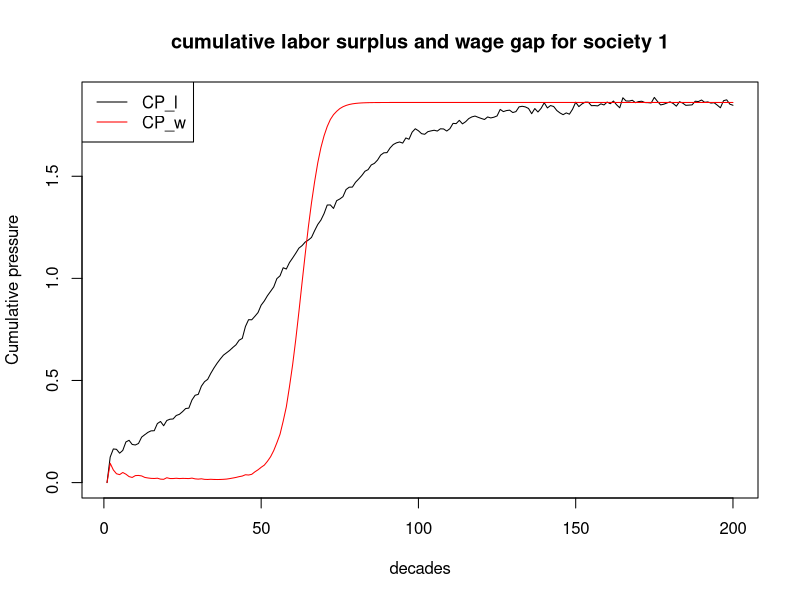
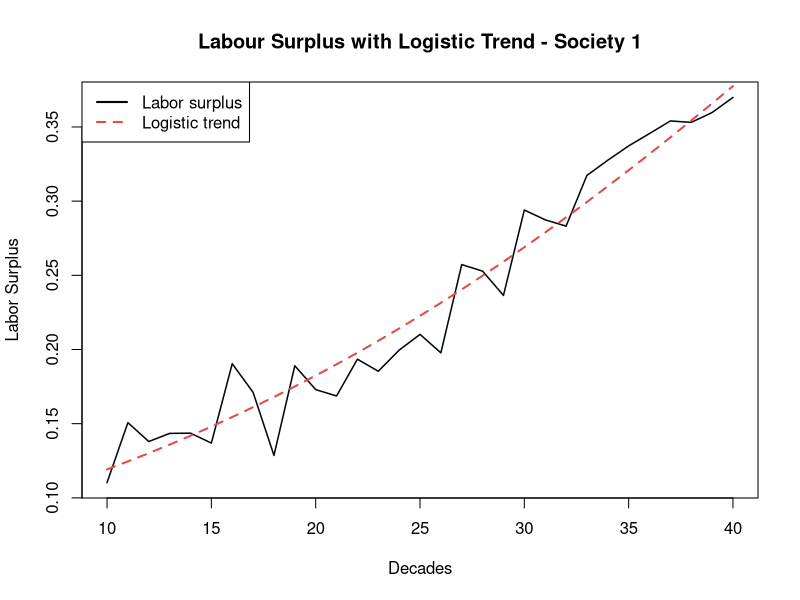

Source code (R) for these figures, in order:
## ---- chunk 1
set.seed(123)
## ---- chunk 2
N_pilot <- 10
T_pilot <- 200
## ---- chunk 3
# labor_surplus parameters
K_l <- 1
r_l <- .05
t0_l  <- 50
A <- .2
P <- 5
delta_l <- .43
## ---- chunk 4
# wage_gap parameters
K_w <- 1
r_base <- .03
alpha <- .5
t0_w <- 60
## ---- chunk 5
# decay parameter
delta_c <- 0.43
## ---- chunk 6
# Initialize storage
labor_surplus <- matrix(NA, nrow = T_pilot , ncol = N_pilot)
wage_gap <- matrix(NA, nrow = T_pilot , ncol = N_pilot)
CP_l <- matrix(NA, nrow = T_pilot , ncol = N_pilot)
CP_w <- matrix(NA, nrow = T_pilot , ncol = N_pilot)
## ---- chunk 7
for (n in 1:N_pilot) {
  for (t in 1:T_pilot) {
    
    logistic_trend <- K_l/(1+exp(-r_l*(t-t0_l)))
    oscillation <- A * exp(-delta_l*t) * sin((2*t*pi)/P)
    epsilon <- rnorm(1, mean = 0, sd = .02)
    
    labor_surplus[t, n] <- logistic_trend + oscillation + epsilon
  }
}
## ---- chunk 8
head(labor_surplus)
## ---- chunk 9
for (n in 1:N_pilot) {
  for (t in 1:T_pilot) {
    
    if (t == 1) {r_w <- r_base} else {r_w <- r_base + alpha*(labor_surplus[t-1, n])}
    
    wage_gap[t,n]<- K_w/(1+exp(-r_w*(t-t0_w)))
  }
}
## ---- chunk 10
head(wage_gap)
## ---- chunk 11
for (n in 1:N_pilot){
  for (t in 1:T_pilot){
    
    # cumulative pressure is only meaningful at t=2
    if (t==1){
      CP_l[t, n] <- 0
      CP_w[t, n] <- 0
    }
    else {
      
      cpsum_l <- 0
      cpsum_w <- 0
      
      for (k in 1:(t-1)){
        cpsum_l <- cpsum_l + labor_surplus[t-k, n] * exp(-delta_c*k)
        cpsum_w <- cpsum_w + wage_gap[t-k, n] * exp(-delta_c*k)
      }
      
      CP_l[t, n] <- cpsum_l
      CP_w[t, n] <- cpsum_w
    }
  }
  }
   
## ---- chunk 12
head(CP_l)
## ---- chunk 13
head(CP_w)
## ---- chunk 14
plot(1:T_pilot, CP_l[,1], type = "l", 
     xlab = "decades", ylab = "Cumulative pressure",
     main = "cumulative labor surplus and wage gap for society 1")
lines(1:T_pilot, CP_w[,1],col ="red")
legend("topleft", legend = c("CP_l", "CP_w"), col = c("black", "red"), lty = 1)
## ---- chunk 15
n <- 40
trend_l <- K_l / (1 + exp(-r_l * (10:n - t0_l)))

# Main plot
plot(10:n, labor_surplus[10:n, 1], type = "n",
     xlab = "Decades", ylab = "Labor Surplus",
     main = "Labour Surplus with Logistic Trend - Society 1")


# Add lines on top of shading
lines(10:n, labor_surplus[10:n, 1], col = "#00070d", lwd = 1.5)
lines(10:n, trend_l, col = "#E24B4A", lty = 2, lwd = 2)

# Legend
legend("topleft",
       legend = c("Labor surplus", "Logistic trend"),
       col = c("#00070d", "#E24B4A"),
       lty = c(1, 2, 1, 1), lwd = 2)
## ---- chunk 16
lag_max_l <- 20 
acf_matrix_l <- matrix(NA, nrow = lag_max_l , ncol = N_pilot)

for (s in 1:N_pilot) {
  cps_l <- CP_l[t0_l:N_pilot, s]
  acf_matrix_l [,s] <- acf(cps_l,
                    lag.max = lag_max_l,
                    plot = FALSE)$acf[-1]  # remove lag-0 (always 1)
}

acf_avg_l <- rowMeans(acf_matrix_l)

## ---- chunk 17
lag_max_w <- 20 
acf_matrix_w <- matrix(NA, nrow = lag_max_w , ncol = N_pilot)

for (s in 1:N_pilot) {
  cps_w <- CP_w[t0_w:N_pilot, s]
  acf_matrix_w [,s] <- acf(cps_w,
                    lag.max = lag_max_w,
                    plot = FALSE)$acf[-1]  # remove lag-0 (always 1)
}

acf_avg_w <- rowMeans(acf_matrix_w)

## ---- chunk 18
# Labor surplus
Tl_obs <- T_pilot - round(t0_l)
Tl_eff <- Tl_obs/(1+2*sum(acf_avg_l))

# Wage gap
Tw_obs <- T_pilot - round(t0_w)
Tw_eff <- Tw_obs/(1+2*sum(acf_avg_w))

ratio_w <- Tw_eff/Tw_obs
ratio_l <- Tl_eff/Tl_obs

cat("Effective sample size — labor surplus:",
    round(Tl_eff, 3), "\n")
cat("Effective sample size — wage gap:",
    round(Tw_eff, 3), "\n")
cat("Efficiency ratio (T_eff/T_usable) — wage gap:", 
    round(ratio_w, 3), "\n")
cat("Efficiency ratio (T_eff/T_usable) — labor surplus:", 
    round(ratio_l, 3), "\n")
cat("Usable decades for labor surplus (T_usable):" ,
    round(Tl_eff/ratio_l, 3), "\n")
cat("Usable decades for wage gap (T_usable):" ,
    round(Tw_eff/ratio_w, 3))
